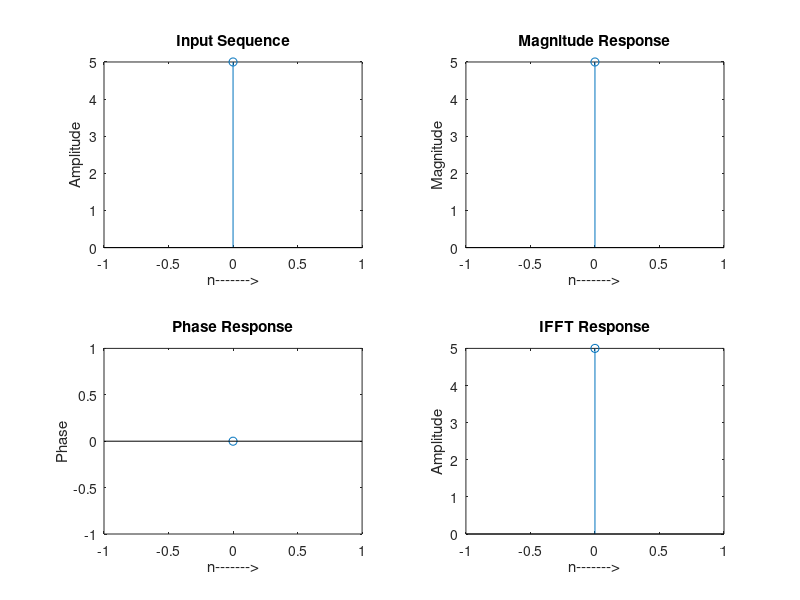

This chart was generated by the following MATLAB code:
% To implement 8 point FFT algorithm.

clc;
clear all;
close all;
x = input('Enter the N = 8 sequence : ');
N =length(x);
xK = fft(x,N);
xn = ifft(xK);
n=0:N-1;
subplot (2,2,1);
stem(n,x);
xlabel('n------->');
ylabel('Amplitude');
title('Input Sequence');
subplot (2,2,2);
stem(n,abs(xK));
xlabel('n------->');
ylabel('Magnitude');
title('Magnitude Response');
subplot (2,2,3);
stem(n,angle(xK));
xlabel('n------->');
ylabel('Phase');
title('Phase Response');
subplot (2,2,4);
stem(n,xn);
xlabel('n------->');
ylabel('Amplitude');
title('IFFT Response');
